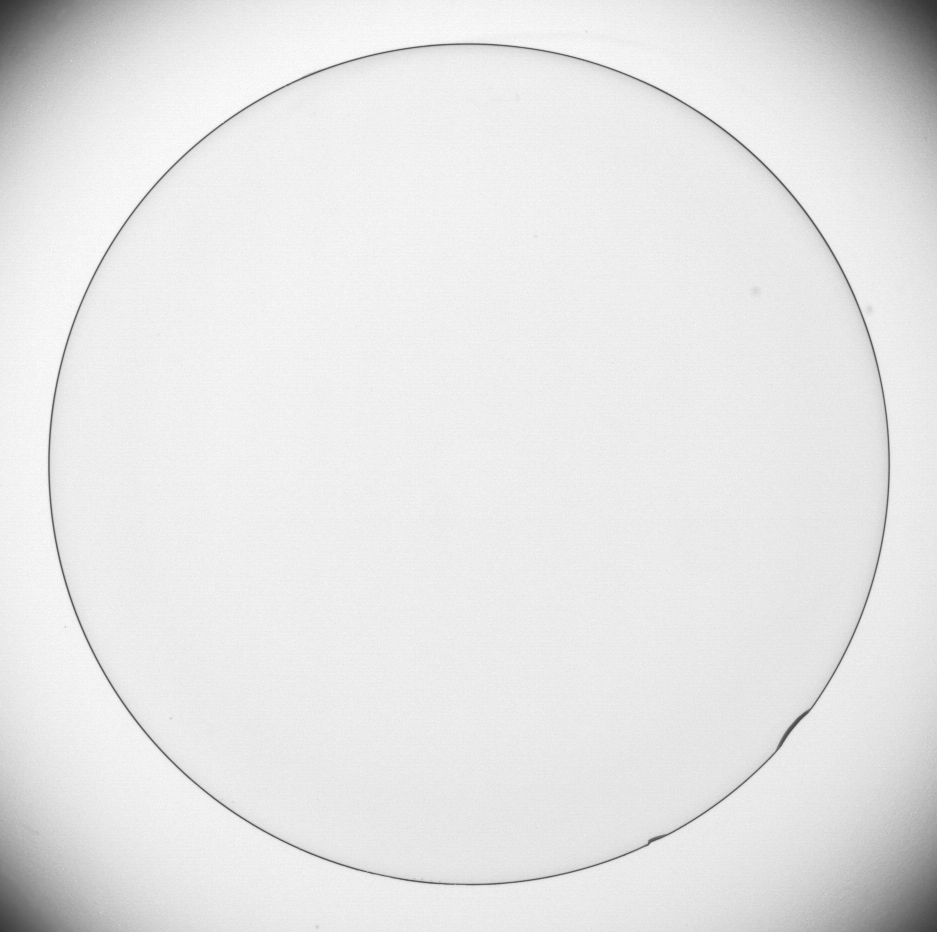
#> input picture bac1.tif, 937 x 932 px
$ python Loc_Sobel.py
#> lines starting #> are read from the running program, lines starting #| are printed output that depends on the picture
import cv2     # Thư viện OpenCV
import numpy as np   # Thư viện numy để làm việc dữ liệu kiểu mảng
import matplotlib.pyplot as plt # import thư viện matplotlib để vẽ ảnh

# Định nghĩa hàm Tich_chap() để lọc Trung bình, Trung bình có trọng số và lọc Gaussian
def Tich_chap(img,mask):
    m, n = img.shape
    img_new = np.zeros([m, n])
    for i in range(1, m-1):
        for j in range(1, n-1):
            temp   =  img[i-1, j-1]    * mask[0, 0]\
                   +  img[i, j-1]      * mask[0, 1]\
                   +  img[i+1, j - 1]  * mask[0, 2]\
                   +  img[i-1, j]      * mask[1, 0]\
                   +  img[i, j]        * mask[1, 1]\
                   +  img[i+1, j]      * mask[1, 2]\
                   +  img[i - 1, j+1]  * mask[2, 0]\
                   +  img[i, j + 1]    * mask[2, 1]\
                   +  img[i + 1, j + 1]* mask[2, 2]
            img_new[i, j]= temp
    img_new = img_new.astype(np.uint8)
    return img_new

# Định nghĩa Sobel theo hướng X
locSobelX = np.array(([-1,-2,-1],
                      [ 0, 0, 0],
                      [ 1, 2, 1]), dtype="float")

# Định nghĩa bộ lọc Sobel theo hướng Y
locSobelY = np.array(([-1, 0, 1],
                      [-2, 0, 2],
                      [ 1, 0, 1]), dtype="float")

fig = plt.figure(figsize=(16, 9)) # Tạo vùng vẽ tỷ lệ 16:9
(ax1, ax2, ax3), (ax4, ax5, ax6) = fig.subplots(2, 3) # Tạo 6 vùng vẽ con

# Đọc và hiển thị ảnh gốc
image = cv2.imread('bac1.tif', 0)
#> image is the input picture: shape (932, 937); min 50, max 255, mean 229.7
ax1.imshow(image, cmap='gray')
ax1.set_title("Ảnh gốc")

img_Robert_Cross1 = Tich_chap(image, locSobelX) #Gọi hàm tích chập
#> after the loop in Tich_chap, `for i in range(1, m-1):`:
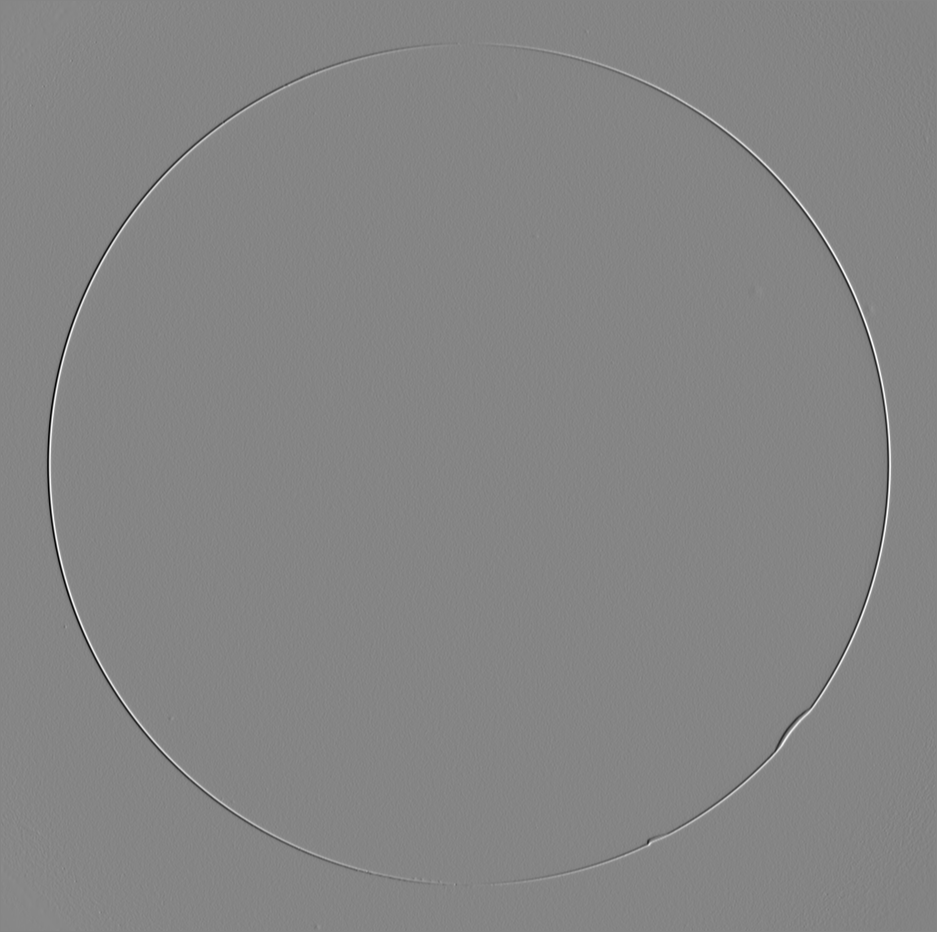
#> img_new: shape (932, 937) float64; min -588, max 537, mean -0.1; drawn with min black and max white
#> in Tich_chap, `img_new = img_new.astype(np.uint8)`:
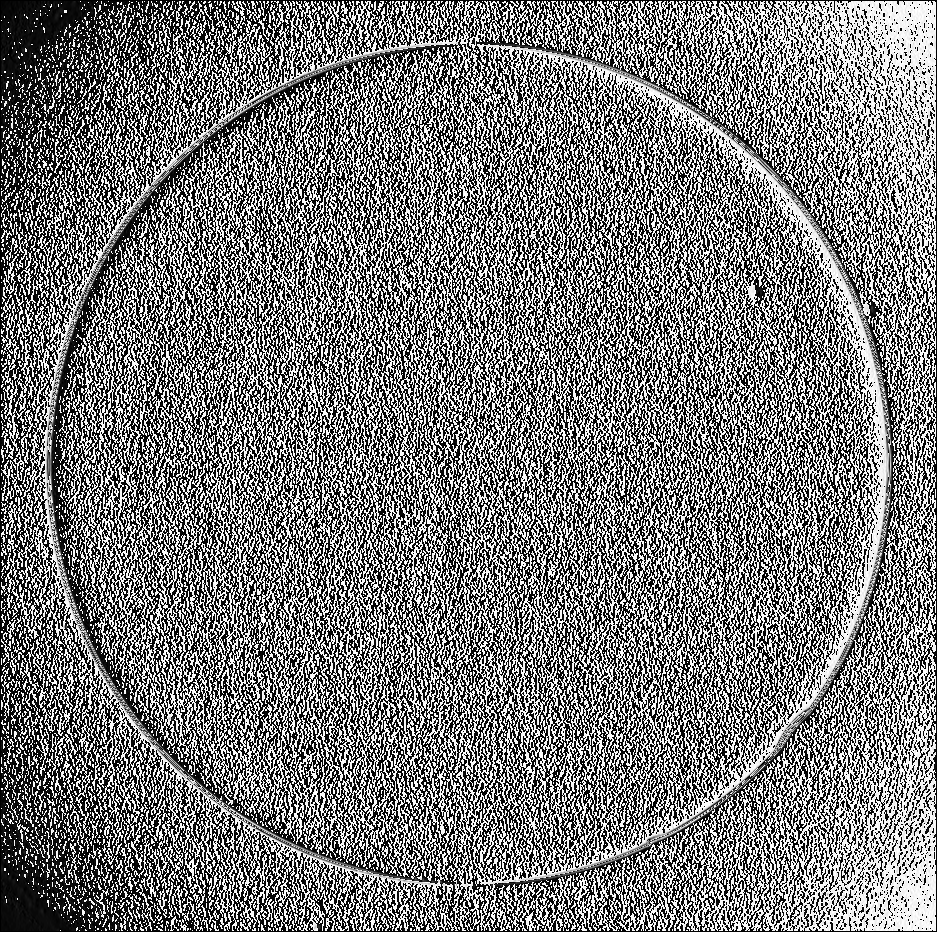
#> img_new: shape (932, 937); min 0, max 255, mean 120.9
ax2.imshow(img_Robert_Cross1, cmap='gray')
ax2.set_title("Ảnh lọc Sobel 1")


img_Robert_Cross2 = Tich_chap(image, locSobelY) #Gọi hàm tích chập
#> after the loop in Tich_chap (call 2), `for i in range(1, m-1):`:
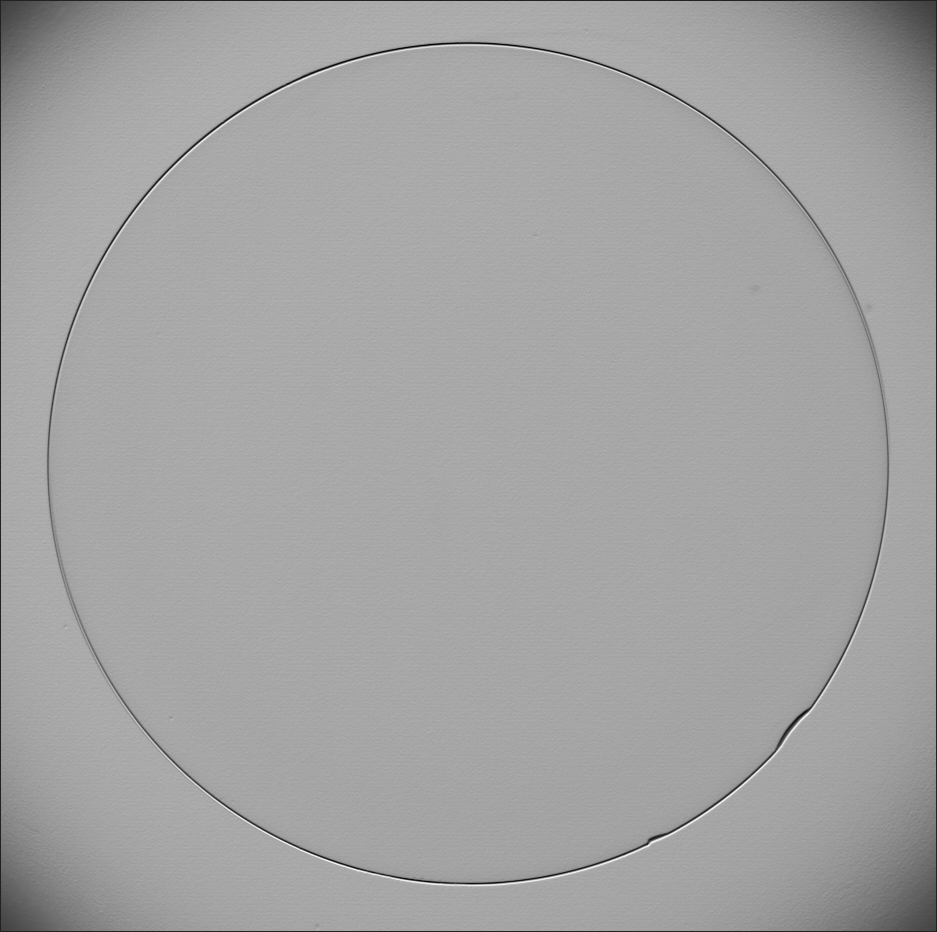
#> img_new: shape (932, 937) float64; min -121, max 783, mean 457.8; drawn with min black and max white
ax3.imshow(img_Robert_Cross2, cmap='gray')
ax3.set_title("Ảnh lọc Sobel 2")

ax4.axis('off')


img_Robert_Cross12 = img_Robert_Cross1 + img_Robert_Cross2
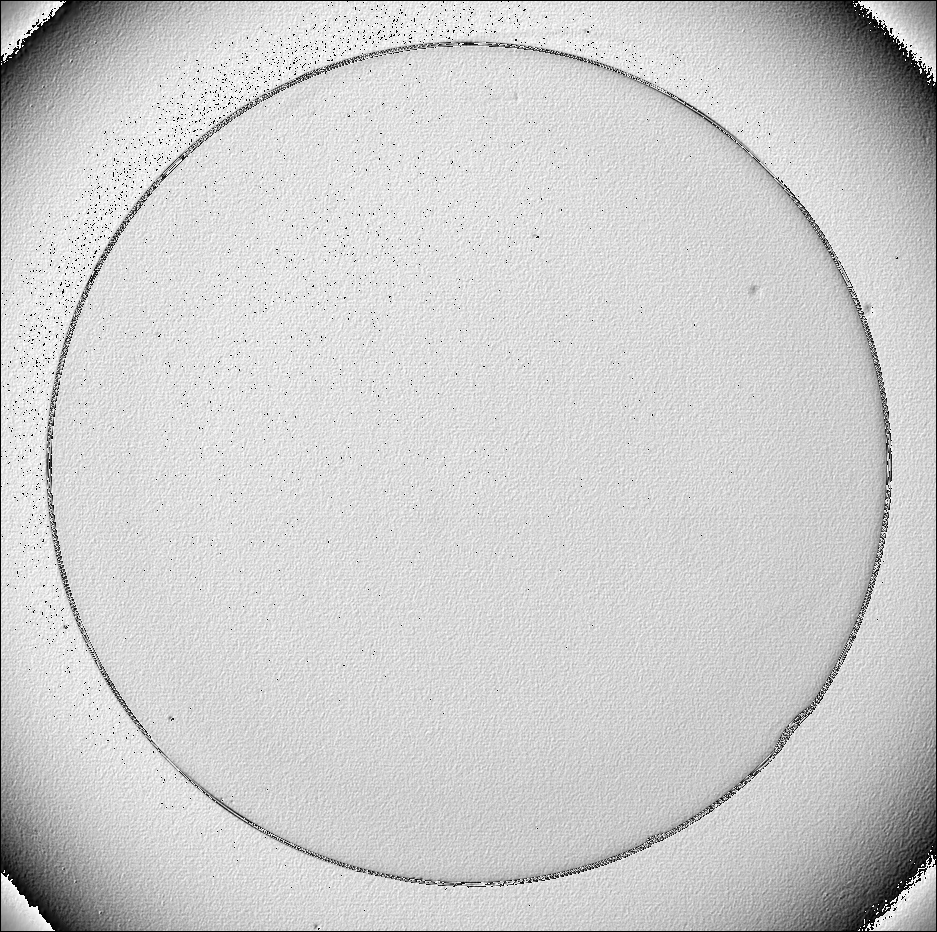
#> img_Robert_Cross12: shape (932, 937); min 0, max 254, mean 204.9
ax5.imshow(img_Robert_Cross12, cmap='gray')
ax5.set_title("Ảnh lọc Sobel 1 + Ảnh lọc Sobel 2")


img_Robert_Cross12_ketqua = image + img_Robert_Cross12
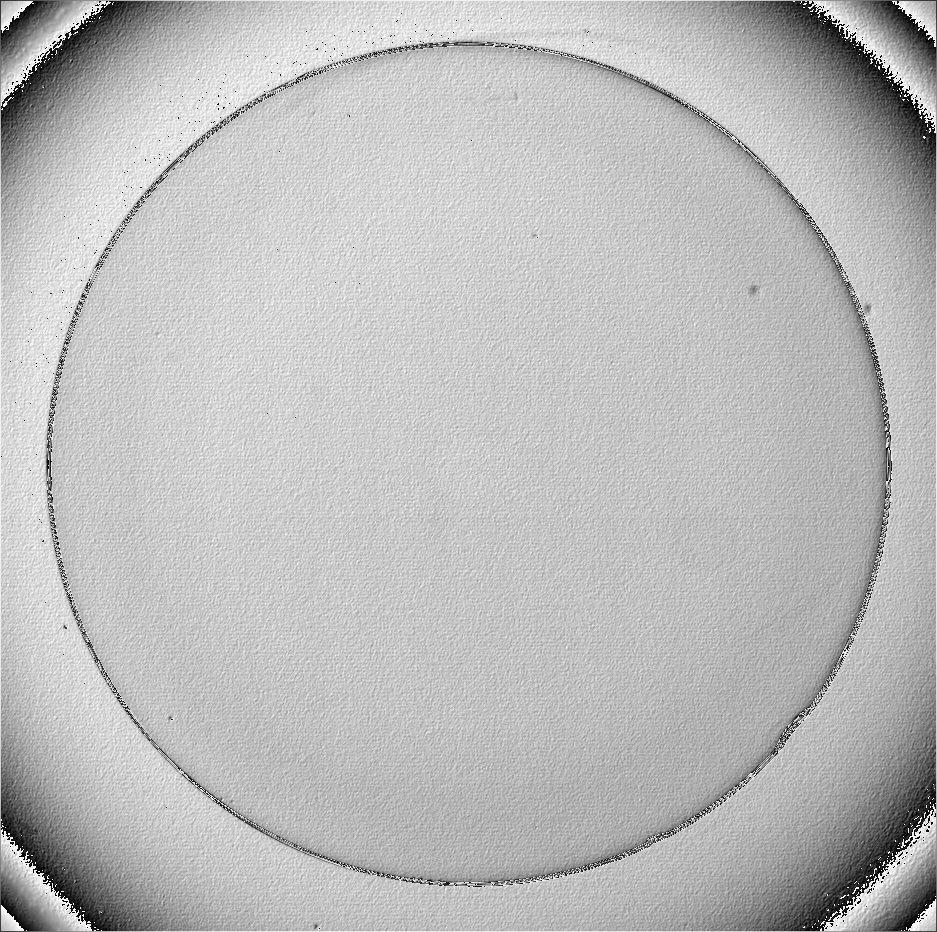
#> img_Robert_Cross12_ketqua: shape (932, 937); min 0, max 255, mean 186.7
ax6.imshow(img_Robert_Cross12_ketqua, cmap='gray')
ax6.set_title("Ảnh Kết quả")

# Hiển thị vùng vẽ
plt.show()

$ run again, with bac2.tif copied over bac1.tif
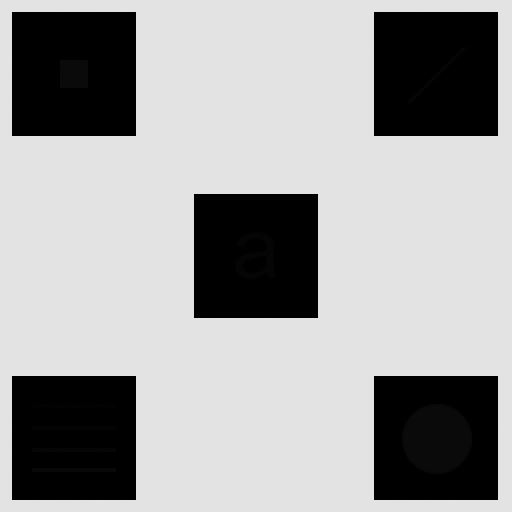
#> input picture bac2.tif, 512 x 512 px
#> image is the input picture: shape (512, 512); min 0, max 228, mean 160.7
#> after the loop in Tich_chap (call 2), `for i in range(1, m-1):`:
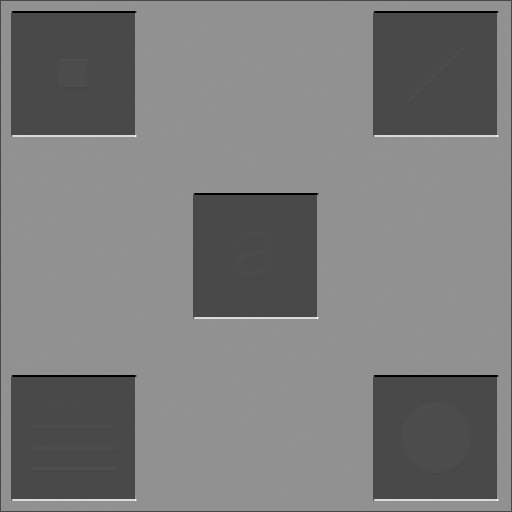
#> img_new: shape (512, 512) float64; min -457, max 1135, mean 317.8; drawn with min black and max white
#> `img_Robert_Cross12_ketqua = image + img_Robert_Cross12`:
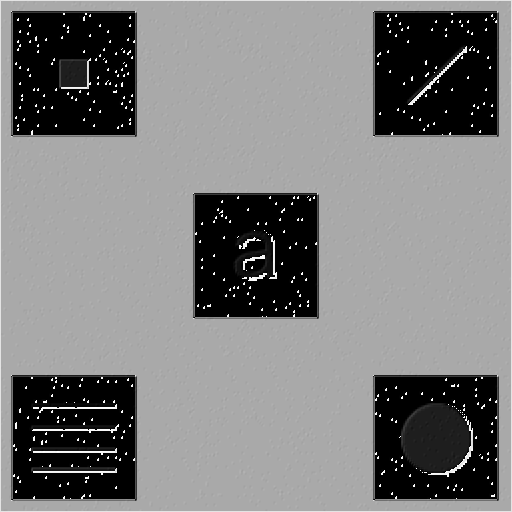
#> img_Robert_Cross12_ketqua: shape (512, 512); min 0, max 255, mean 124.1
